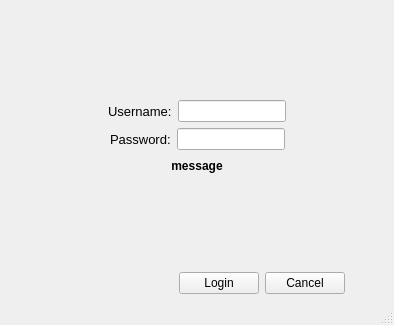
<?xml version="1.0" encoding="UTF-8"?>
<ui version="4.0">
 <class>MainWindow</class>
 <widget class="QMainWindow" name="MainWindow">
  <property name="geometry">
   <rect>
    <x>0</x>
    <y>0</y>
    <width>394</width>
    <height>325</height>
   </rect>
  </property>
  <property name="maximumSize">
   <size>
    <width>394</width>
    <height>325</height>
   </size>
  </property>
  <property name="windowTitle">
   <string>App- Login</string>
  </property>
  <widget class="QWidget" name="centralwidget">
   <layout class="QVBoxLayout" name="verticalLayout">
    <item>
     <layout class="QVBoxLayout" name="loginLayout">
      <item>
       <spacer name="verticalSpacer">
        <property name="orientation">
         <enum>Qt::Vertical</enum>
        </property>
        <property name="sizeHint" stdset="0">
         <size>
          <width>20</width>
          <height>58</height>
         </size>
        </property>
       </spacer>
      </item>
      <item>
       <layout class="QHBoxLayout" name="horizontalLayout">
        <item>
         <spacer name="horizontalSpacer">
          <property name="orientation">
           <enum>Qt::Horizontal</enum>
          </property>
          <property name="sizeHint" stdset="0">
           <size>
            <width>40</width>
            <height>20</height>
           </size>
          </property>
         </spacer>
        </item>
        <item>
         <widget class="QLabel" name="userLabel">
          <property name="font">
           <font>
            <pointsize>10</pointsize>
           </font>
          </property>
          <property name="text">
           <string>Username:</string>
          </property>
         </widget>
        </item>
        <item>
         <widget class="QLineEdit" name="userLineEdit">
          <property name="sizePolicy">
           <sizepolicy hsizetype="Fixed" vsizetype="Fixed">
            <horstretch>0</horstretch>
            <verstretch>0</verstretch>
           </sizepolicy>
          </property>
          <property name="font">
           <font>
            <pointsize>9</pointsize>
           </font>
          </property>
         </widget>
        </item>
        <item>
         <spacer name="horizontalSpacer_2">
          <property name="orientation">
           <enum>Qt::Horizontal</enum>
          </property>
          <property name="sizeHint" stdset="0">
           <size>
            <width>40</width>
            <height>20</height>
           </size>
          </property>
         </spacer>
        </item>
       </layout>
      </item>
      <item>
       <layout class="QHBoxLayout" name="horizontalLayout_2">
        <item>
         <spacer name="horizontalSpacer_4">
          <property name="orientation">
           <enum>Qt::Horizontal</enum>
          </property>
          <property name="sizeHint" stdset="0">
           <size>
            <width>40</width>
            <height>20</height>
           </size>
          </property>
         </spacer>
        </item>
        <item>
         <widget class="QLabel" name="passLabel">
          <property name="font">
           <font>
            <pointsize>10</pointsize>
           </font>
          </property>
          <property name="text">
           <string>Password:</string>
          </property>
         </widget>
        </item>
        <item>
         <widget class="QLineEdit" name="passLineEdit">
          <property name="sizePolicy">
           <sizepolicy hsizetype="Fixed" vsizetype="Fixed">
            <horstretch>0</horstretch>
            <verstretch>0</verstretch>
           </sizepolicy>
          </property>
          <property name="font">
           <font>
            <pointsize>9</pointsize>
           </font>
          </property>
          <property name="echoMode">
           <enum>QLineEdit::Password</enum>
          </property>
         </widget>
        </item>
        <item>
         <spacer name="horizontalSpacer_3">
          <property name="orientation">
           <enum>Qt::Horizontal</enum>
          </property>
          <property name="sizeHint" stdset="0">
           <size>
            <width>40</width>
            <height>20</height>
           </size>
          </property>
         </spacer>
        </item>
       </layout>
      </item>
      <item>
       <layout class="QHBoxLayout" name="horizontalLayout_4">
        <item>
         <spacer name="horizontalSpacer_7">
          <property name="orientation">
           <enum>Qt::Horizontal</enum>
          </property>
          <property name="sizeHint" stdset="0">
           <size>
            <width>40</width>
            <height>20</height>
           </size>
          </property>
         </spacer>
        </item>
        <item>
         <widget class="QLabel" name="errorLabel">
          <property name="sizePolicy">
           <sizepolicy hsizetype="Expanding" vsizetype="Preferred">
            <horstretch>0</horstretch>
            <verstretch>0</verstretch>
           </sizepolicy>
          </property>
          <property name="font">
           <font>
            <weight>75</weight>
            <bold>true</bold>
           </font>
          </property>
          <property name="text">
           <string>message</string>
          </property>
          <property name="alignment">
           <set>Qt::AlignCenter</set>
          </property>
         </widget>
        </item>
        <item>
         <spacer name="horizontalSpacer_8">
          <property name="orientation">
           <enum>Qt::Horizontal</enum>
          </property>
          <property name="sizeHint" stdset="0">
           <size>
            <width>40</width>
            <height>20</height>
           </size>
          </property>
         </spacer>
        </item>
       </layout>
      </item>
      <item>
       <spacer name="verticalSpacer_2">
        <property name="orientation">
         <enum>Qt::Vertical</enum>
        </property>
        <property name="sizeHint" stdset="0">
         <size>
          <width>20</width>
          <height>58</height>
         </size>
        </property>
       </spacer>
      </item>
      <item>
       <layout class="QHBoxLayout" name="horizontalLayout_3">
        <item>
         <spacer name="horizontalSpacer_5">
          <property name="orientation">
           <enum>Qt::Horizontal</enum>
          </property>
          <property name="sizeHint" stdset="0">
           <size>
            <width>40</width>
            <height>20</height>
           </size>
          </property>
         </spacer>
        </item>
        <item>
         <widget class="QPushButton" name="acceptButton">
          <property name="sizePolicy">
           <sizepolicy hsizetype="Fixed" vsizetype="Fixed">
            <horstretch>0</horstretch>
            <verstretch>0</verstretch>
           </sizepolicy>
          </property>
          <property name="font">
           <font>
            <pointsize>9</pointsize>
           </font>
          </property>
          <property name="focusPolicy">
           <enum>Qt::NoFocus</enum>
          </property>
          <property name="text">
           <string>Login</string>
          </property>
          <property name="flat">
           <bool>false</bool>
          </property>
         </widget>
        </item>
        <item>
         <widget class="QPushButton" name="cancelButton">
          <property name="sizePolicy">
           <sizepolicy hsizetype="Fixed" vsizetype="Fixed">
            <horstretch>0</horstretch>
            <verstretch>0</verstretch>
           </sizepolicy>
          </property>
          <property name="font">
           <font>
            <pointsize>9</pointsize>
           </font>
          </property>
          <property name="focusPolicy">
           <enum>Qt::NoFocus</enum>
          </property>
          <property name="text">
           <string>Cancel</string>
          </property>
         </widget>
        </item>
        <item>
         <spacer name="horizontalSpacer_6">
          <property name="orientation">
           <enum>Qt::Horizontal</enum>
          </property>
          <property name="sizeType">
           <enum>QSizePolicy::Fixed</enum>
          </property>
          <property name="sizeHint" stdset="0">
           <size>
            <width>40</width>
            <height>20</height>
           </size>
          </property>
         </spacer>
        </item>
       </layout>
      </item>
     </layout>
    </item>
   </layout>
  </widget>
  <widget class="QMenuBar" name="menubar">
   <property name="geometry">
    <rect>
     <x>0</x>
     <y>0</y>
     <width>394</width>
     <height>26</height>
    </rect>
   </property>
  </widget>
  <widget class="QStatusBar" name="statusbar"/>
 </widget>
 <resources/>
 <connections/>
</ui>
